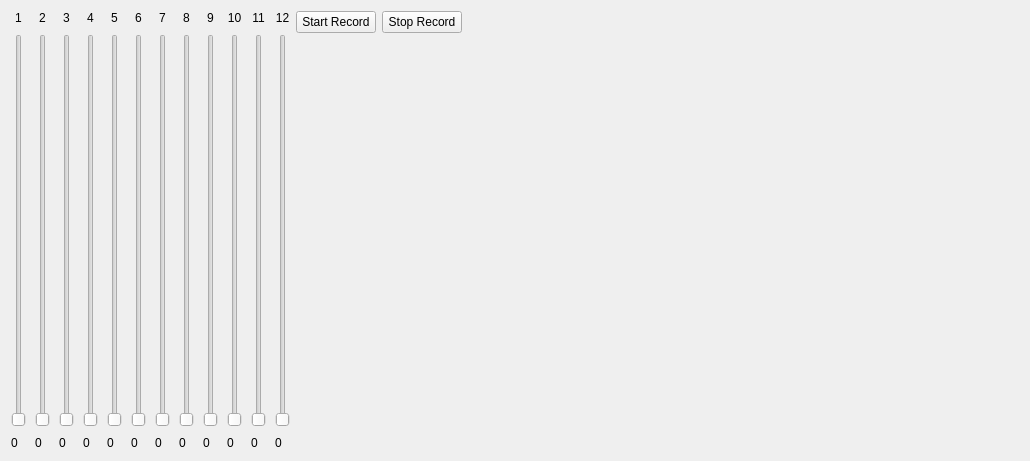
<?xml version="1.0" encoding="UTF-8"?>
<ui version="4.0">
 <class>Q_StarPoint_SP9500_Temp_Ctrl_Widget</class>
 <widget class="QWidget" name="Q_StarPoint_SP9500_Temp_Ctrl_Widget">
  <property name="geometry">
   <rect>
    <x>0</x>
    <y>0</y>
    <width>1030</width>
    <height>461</height>
   </rect>
  </property>
  <property name="windowTitle">
   <string>Dialog</string>
  </property>
  <layout class="QHBoxLayout" name="horizontalLayout_3">
   <item>
    <layout class="QHBoxLayout" name="horizontalLayout">
     <property name="spacing">
      <number>9</number>
     </property>
     <item>
      <layout class="QVBoxLayout" name="verticalLayout1">
       <item>
        <widget class="QLabel" name="label1">
         <property name="text">
          <string>1</string>
         </property>
         <property name="alignment">
          <set>Qt::AlignCenter</set>
         </property>
        </widget>
       </item>
       <item>
        <widget class="QSlider" name="verticalSlider1">
         <property name="orientation">
          <enum>Qt::Vertical</enum>
         </property>
         <property name="tickPosition">
          <enum>QSlider::NoTicks</enum>
         </property>
        </widget>
       </item>
       <item>
        <widget class="QLabel" name="labelSpeed1">
         <property name="text">
          <string>0</string>
         </property>
        </widget>
       </item>
      </layout>
     </item>
     <item>
      <layout class="QVBoxLayout" name="verticalLayout2">
       <item>
        <widget class="QLabel" name="label2">
         <property name="text">
          <string>2</string>
         </property>
         <property name="alignment">
          <set>Qt::AlignCenter</set>
         </property>
        </widget>
       </item>
       <item>
        <widget class="QSlider" name="verticalSlider2">
         <property name="orientation">
          <enum>Qt::Vertical</enum>
         </property>
        </widget>
       </item>
       <item>
        <widget class="QLabel" name="labelSpeed2">
         <property name="text">
          <string>0</string>
         </property>
        </widget>
       </item>
      </layout>
     </item>
     <item>
      <layout class="QVBoxLayout" name="verticalLayout3">
       <item>
        <widget class="QLabel" name="label3">
         <property name="text">
          <string>3</string>
         </property>
         <property name="alignment">
          <set>Qt::AlignCenter</set>
         </property>
        </widget>
       </item>
       <item>
        <widget class="QSlider" name="verticalSlider3">
         <property name="orientation">
          <enum>Qt::Vertical</enum>
         </property>
        </widget>
       </item>
       <item>
        <widget class="QLabel" name="labelSpeed3">
         <property name="text">
          <string>0</string>
         </property>
        </widget>
       </item>
      </layout>
     </item>
     <item>
      <layout class="QVBoxLayout" name="verticalLayout4">
       <item>
        <widget class="QLabel" name="label4">
         <property name="text">
          <string>4</string>
         </property>
         <property name="alignment">
          <set>Qt::AlignCenter</set>
         </property>
        </widget>
       </item>
       <item>
        <widget class="QSlider" name="verticalSlider4">
         <property name="orientation">
          <enum>Qt::Vertical</enum>
         </property>
        </widget>
       </item>
       <item>
        <widget class="QLabel" name="labelSpeed4">
         <property name="text">
          <string>0</string>
         </property>
        </widget>
       </item>
      </layout>
     </item>
     <item>
      <layout class="QVBoxLayout" name="verticalLayout5">
       <item>
        <widget class="QLabel" name="label5">
         <property name="text">
          <string>5</string>
         </property>
         <property name="alignment">
          <set>Qt::AlignCenter</set>
         </property>
        </widget>
       </item>
       <item>
        <widget class="QSlider" name="verticalSlider5">
         <property name="orientation">
          <enum>Qt::Vertical</enum>
         </property>
        </widget>
       </item>
       <item>
        <widget class="QLabel" name="labelSpeed5">
         <property name="text">
          <string>0</string>
         </property>
        </widget>
       </item>
      </layout>
     </item>
     <item>
      <layout class="QVBoxLayout" name="verticalLayout6">
       <item>
        <widget class="QLabel" name="label6">
         <property name="text">
          <string>6</string>
         </property>
         <property name="alignment">
          <set>Qt::AlignCenter</set>
         </property>
        </widget>
       </item>
       <item>
        <widget class="QSlider" name="verticalSlider6">
         <property name="orientation">
          <enum>Qt::Vertical</enum>
         </property>
        </widget>
       </item>
       <item>
        <widget class="QLabel" name="labelSpeed6">
         <property name="text">
          <string>0</string>
         </property>
        </widget>
       </item>
      </layout>
     </item>
     <item>
      <layout class="QVBoxLayout" name="verticalLayout7">
       <item>
        <widget class="QLabel" name="label7">
         <property name="text">
          <string>7</string>
         </property>
         <property name="alignment">
          <set>Qt::AlignCenter</set>
         </property>
        </widget>
       </item>
       <item>
        <widget class="QSlider" name="verticalSlider7">
         <property name="orientation">
          <enum>Qt::Vertical</enum>
         </property>
        </widget>
       </item>
       <item>
        <widget class="QLabel" name="labelSpeed7">
         <property name="text">
          <string>0</string>
         </property>
        </widget>
       </item>
      </layout>
     </item>
     <item>
      <layout class="QVBoxLayout" name="verticalLayout8">
       <item>
        <widget class="QLabel" name="label8">
         <property name="text">
          <string>8</string>
         </property>
         <property name="alignment">
          <set>Qt::AlignCenter</set>
         </property>
        </widget>
       </item>
       <item>
        <widget class="QSlider" name="verticalSlider8">
         <property name="orientation">
          <enum>Qt::Vertical</enum>
         </property>
        </widget>
       </item>
       <item>
        <widget class="QLabel" name="labelSpeed8">
         <property name="text">
          <string>0</string>
         </property>
        </widget>
       </item>
      </layout>
     </item>
     <item>
      <layout class="QVBoxLayout" name="verticalLayout9">
       <item>
        <widget class="QLabel" name="label9">
         <property name="text">
          <string>9</string>
         </property>
         <property name="alignment">
          <set>Qt::AlignCenter</set>
         </property>
        </widget>
       </item>
       <item>
        <widget class="QSlider" name="verticalSlider9">
         <property name="orientation">
          <enum>Qt::Vertical</enum>
         </property>
        </widget>
       </item>
       <item>
        <widget class="QLabel" name="labelSpeed9">
         <property name="text">
          <string>0</string>
         </property>
        </widget>
       </item>
      </layout>
     </item>
     <item>
      <layout class="QVBoxLayout" name="verticalLayout10">
       <item>
        <widget class="QLabel" name="label10">
         <property name="text">
          <string>10</string>
         </property>
         <property name="alignment">
          <set>Qt::AlignCenter</set>
         </property>
        </widget>
       </item>
       <item>
        <widget class="QSlider" name="verticalSlider10">
         <property name="orientation">
          <enum>Qt::Vertical</enum>
         </property>
        </widget>
       </item>
       <item>
        <widget class="QLabel" name="labelSpeed10">
         <property name="text">
          <string>0</string>
         </property>
        </widget>
       </item>
      </layout>
     </item>
     <item>
      <layout class="QVBoxLayout" name="verticalLayout11">
       <item>
        <widget class="QLabel" name="label11">
         <property name="text">
          <string>11</string>
         </property>
         <property name="alignment">
          <set>Qt::AlignCenter</set>
         </property>
        </widget>
       </item>
       <item>
        <widget class="QSlider" name="verticalSlider11">
         <property name="orientation">
          <enum>Qt::Vertical</enum>
         </property>
        </widget>
       </item>
       <item>
        <widget class="QLabel" name="labelSpeed11">
         <property name="text">
          <string>0</string>
         </property>
        </widget>
       </item>
      </layout>
     </item>
     <item>
      <layout class="QVBoxLayout" name="verticalLayout12">
       <item>
        <widget class="QLabel" name="label12">
         <property name="text">
          <string>12</string>
         </property>
         <property name="alignment">
          <set>Qt::AlignCenter</set>
         </property>
        </widget>
       </item>
       <item>
        <widget class="QSlider" name="verticalSlider12">
         <property name="orientation">
          <enum>Qt::Vertical</enum>
         </property>
        </widget>
       </item>
       <item>
        <widget class="QLabel" name="labelSpeed12">
         <property name="text">
          <string>0</string>
         </property>
        </widget>
       </item>
      </layout>
     </item>
    </layout>
   </item>
   <item>
    <layout class="QVBoxLayout" name="verticalLayoutTemp" stretch="0,1">
     <item>
      <layout class="QHBoxLayout" name="horizontalLayoutTemp">
       <item>
        <widget class="QPushButton" name="pushButtonStart">
         <property name="sizePolicy">
          <sizepolicy hsizetype="Fixed" vsizetype="Fixed">
           <horstretch>0</horstretch>
           <verstretch>0</verstretch>
          </sizepolicy>
         </property>
         <property name="text">
          <string>Start Record</string>
         </property>
        </widget>
       </item>
       <item>
        <widget class="QPushButton" name="pushButton">
         <property name="text">
          <string>Stop Record</string>
         </property>
        </widget>
       </item>
       <item>
        <spacer name="horizontalSpacer">
         <property name="orientation">
          <enum>Qt::Horizontal</enum>
         </property>
         <property name="sizeHint" stdset="0">
          <size>
           <width>40</width>
           <height>20</height>
          </size>
         </property>
        </spacer>
       </item>
      </layout>
     </item>
     <item>
      <widget class="QwtPlot" name="plot"/>
     </item>
    </layout>
   </item>
  </layout>
 </widget>
 <customwidgets>
  <customwidget>
   <class>QwtPlot</class>
   <extends>QFrame</extends>
   <header>qwt_plot.h</header>
   <container>1</container>
  </customwidget>
 </customwidgets>
 <resources/>
 <connections/>
</ui>
